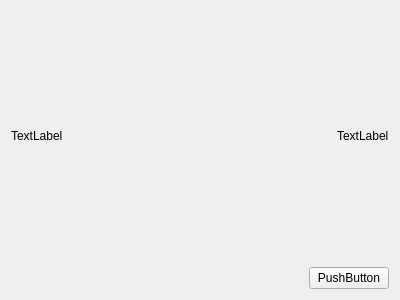
<?xml version="1.0" encoding="UTF-8"?>
<ui version="4.0">
 <class>infoNoticePage</class>
 <widget class="InfoNoticePage" name="infoNoticePage">
  <property name="geometry">
   <rect>
    <x>0</x>
    <y>0</y>
    <width>400</width>
    <height>300</height>
   </rect>
  </property>
  <property name="windowTitle">
   <string>Form</string>
  </property>
  <layout class="QVBoxLayout" name="verticalLayout">
   <item>
    <layout class="QHBoxLayout" name="horizontalLayout">
     <item>
      <widget class="QLabel" name="statusLabel">
       <property name="text">
        <string>TextLabel</string>
       </property>
      </widget>
     </item>
     <item>
      <spacer name="horizontalSpacer">
       <property name="orientation">
        <enum>Qt::Horizontal</enum>
       </property>
       <property name="sizeHint" stdset="0">
        <size>
         <width>40</width>
         <height>20</height>
        </size>
       </property>
      </spacer>
     </item>
     <item>
      <widget class="QLabel" name="movieLabel">
       <property name="text">
        <string>TextLabel</string>
       </property>
      </widget>
     </item>
    </layout>
   </item>
   <item>
    <layout class="QHBoxLayout" name="horizontalLayout_2"/>
   </item>
   <item>
    <layout class="QHBoxLayout" name="horizontalLayout_3">
     <item>
      <spacer name="horizontalSpacer_2">
       <property name="orientation">
        <enum>Qt::Horizontal</enum>
       </property>
       <property name="sizeHint" stdset="0">
        <size>
         <width>40</width>
         <height>20</height>
        </size>
       </property>
      </spacer>
     </item>
     <item>
      <widget class="QPushButton" name="pushButton">
       <property name="text">
        <string>PushButton</string>
       </property>
       <property name="autoDefault">
        <bool>true</bool>
       </property>
       <property name="LPCText" stdset="0">
        <cstring>OK</cstring>
       </property>
      </widget>
     </item>
    </layout>
   </item>
  </layout>
 </widget>
 <customwidgets>
  <customwidget>
   <class>InfoNoticePage</class>
   <extends>QWidget</extends>
   <header>infonoticepage.h</header>
   <container>1</container>
  </customwidget>
 </customwidgets>
 <resources/>
 <connections>
  <connection>
   <sender>pushButton</sender>
   <signal>clicked()</signal>
   <receiver>infoNoticePage</receiver>
   <slot>deactivateUI()</slot>
   <hints>
    <hint type="sourcelabel">
     <x>352</x>
     <y>245</y>
    </hint>
    <hint type="destinationlabel">
     <x>199</x>
     <y>149</y>
    </hint>
   </hints>
  </connection>
 </connections>
</ui>
